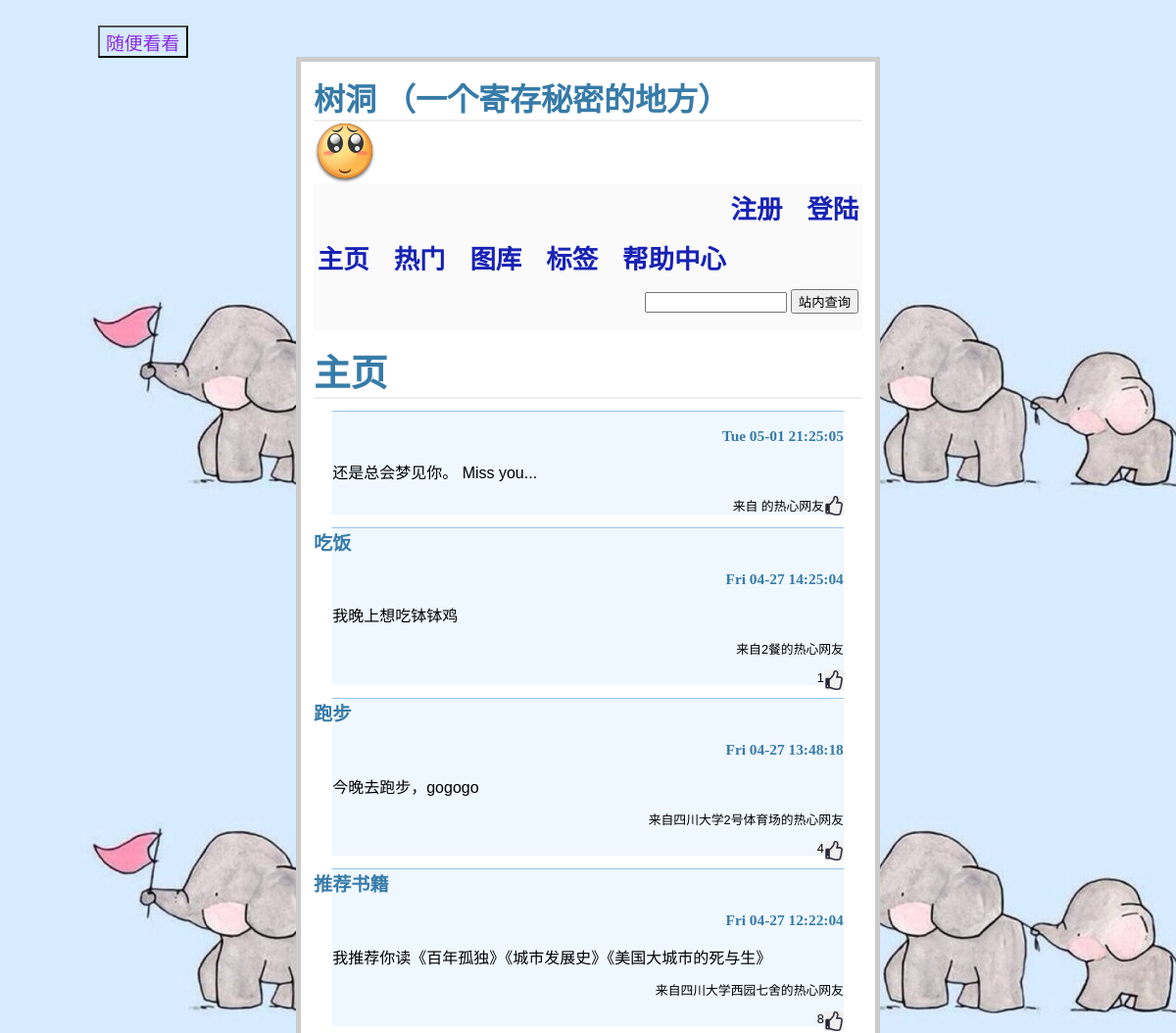
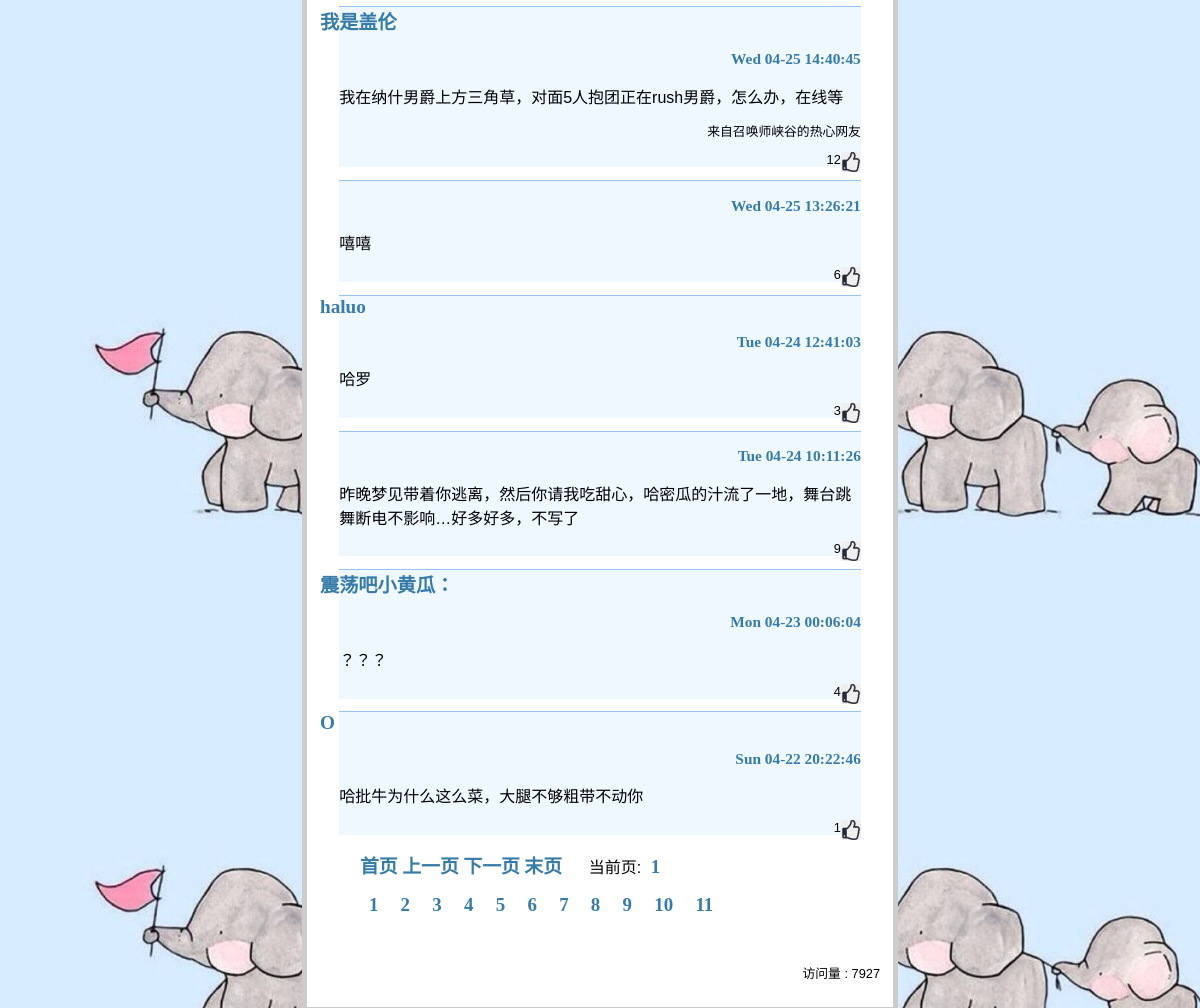
/index, run on the app's committed database (2 pictures, top to bottom).
### tables this page shows
CREATE TABLE entries (id integer PRIMARY KEY AUTOINCREMENT, title string NOT NULL, text string NOT NULL, time STRING, up INTEGER DEFAULT (0), area STRING, flag STRING);

CREATE TABLE number (num INT PRIMARY KEY);

### flaskr.py (the view, shortened to what this page needs)
@app.route('/index',methods=['GET', 'POST'])
def show_entries():
    cur = g.db.execute('select title, text, time, up, id,area,flag from entries order by id desc limit 10')
    data = g.db.execute('select count(1) from entries')
    num = g.db.execute('update number set num = num +1')
    number = g.db.execute('select num from number')
    show_data = [dict(data=row[0]) for row in data.fetchall()]
    show_num = [dict(num=row[0]) for row in number.fetchall()]
    entries = [dict(title=row[0], text=row[1], time=row[2],up=row[3],id=row[4],area=row[5],flag=row[6]) for row in cur.fetchall()]
    g.db.commit()
    return render_template('show_entries.html', entries=entries , num=show_num[0]['num'],data=int(show_data[0]['data']/10),next=10)

### flaskr.py (called while the page is built)
def connect_db():
    return sqlite3.connect(app.config['DATABASE'])

@app.before_request
def before_request():
    g.db = connect_db()

@app.teardown_request
def teardown_request(exception):
    g.db.close()

### templates/show_entries.html (shortened to what this page needs)
﻿{% extends "layout.html" %}
{% block body %}
<h1 style="font-weight: bold;font-size:1cm;font-family:YouYuan;">主页</h1>
  <ul class=entries>
  {% for entry in entries %}
 <li style='border-top:0.1px solid #96c2f1;background:#eff7ff'><h2>{{ entry.title }}
    {% if entry.time %}
      <p style='font-size:0.8em;text-align: right ;'>{{ entry.time }}</p></h2>
    {% endif %}</h2>
    {{ entry.text|safe }}
    {% if entry.area %}
      <p style='font-size:0.8em;text-align:right'>来自{{ entry.area }}的热心网友</h2>
    {% endif %}
    {% if entry.up %}
      <p style='font-size:0.8em;text-align:right'>{{ entry.up }}</h2>
    {% endif %}</h2>
    <a style="float: right;" href='./up/{{entry.id}}'><img src='./static/up.jpg' style='width:20px;height:20px;'></img></a>
  {% else %}
    <li><em>查询不到相关内容</em>
  {% endfor %}
</ul>
{% if next %}
<ul class="pagination pagination-lg">
    <a style="font-weight:bold;font-family:YouYuan;text-decoration:none;font-size: 0.5cm;" href="/index">首页</a>
    <a class="active" style="font-weight:bold;font-family:YouYuan;text-decoration:none;font-size: 0.5cm;" href="./{{previous}}">上一页</a>
    <a class="active" style="font-weight:bold;font-family:YouYuan;text-decoration:none;font-size: 0.5cm;" href="./{{next}}">下一页</a>
    <a class="active" style="font-weight:bold;font-family:YouYuan;text-decoration:none;font-size: 0.5cm;" href="./{{data}}0">末页</a>
    &nbsp&nbsp&nbsp&nbsp
    当前页:<a class="active" style="font-weight:bold;font-family:YouYuan;text-decoration:none;font-size: 0.5cm;" >&nbsp&nbsp{{next//10}}</a>
    <p>
      {% for index in range(0,data+1) %}
         <a>&nbsp</a>
      <a style="text-align: left;font-weight:bold;font-family:YouYuan;text-decoration:none;font-size: 0.5cm;" href="{{index}}0">{{index+1}}</a>
         <a>&nbsp</a>
    {% endfor %}
  </p>
</ul>
{% endif %}
    <br>
    <p style='font-size:0.8em;text-align:right'> 访问量 : {{num}}
{% endblock %}

### static/style.css (style rules this page uses)
body { font-family: sans-serif; background: #eee; }
a, h1, h2 { color: #377BA8; }
h1, h2 { font-family: 'Georgia', serif; margin: 0; }
h1 { border-bottom: 2px solid #eee; }
h2 { font-size: 1.2em; }
.entries { list-style: none; margin: 0; padding: 0; }
.entries li { margin: 0.8em 1.2em; }
.entries li h2 { margin-left: -1em; }

### data on the page
entries: time "Tue 05-01 21:25:05", text "还是总会梦见你。 Miss you..."
entries: title "吃饭", time "Fri 04-27 14:25:04", text "我晚上想吃钵钵鸡", area "2餐", up "1"
entries: title "跑步", time "Fri 04-27 13:48:18", text "今晚去跑步，gogogo", area "四川大学2号体育场", up "4"
entries: title "推荐书籍", time "Fri 04-27 12:22:04", text "我推荐你读《百年孤独》《城市发展史》《美国大城市的死与生》", area "四川大学西园七舍", up "8"
entries: title "我是盖伦", time "Wed 04-25 14:40:45", text "我在纳什男爵上方三角草，对面5人抱团正在rush男爵，怎么办，在线等", area "召唤师峡谷", up "12"
entries: time "Wed 04-25 13:26:21", text "嘻嘻", up "6"
entries: title "haluo", time "Tue 04-24 12:41:03", text "哈罗", up "3"
entries: time "Tue 04-24 10:11:26", text "昨晚梦见带着你逃离，然后你请我吃甜心，哈密瓜的汁流了一地，舞台跳舞断电不影响…好多好多，不写了", up "9"
entries: title "震荡吧小黄瓜：", time "Mon 04-23 00:06:04", text "？？？", up "4"
entries: title "O", time "Sun 04-22 20:22:46", text "哈批牛为什么这么菜，大腿不够粗带不动你", up "1"
number: num "7927"

### other printed values
{{ next//10 }} "1"
{{ index+1 }} "1" "2" "3" "4" "5" "6" "7" "8" "9" "10" "11"
